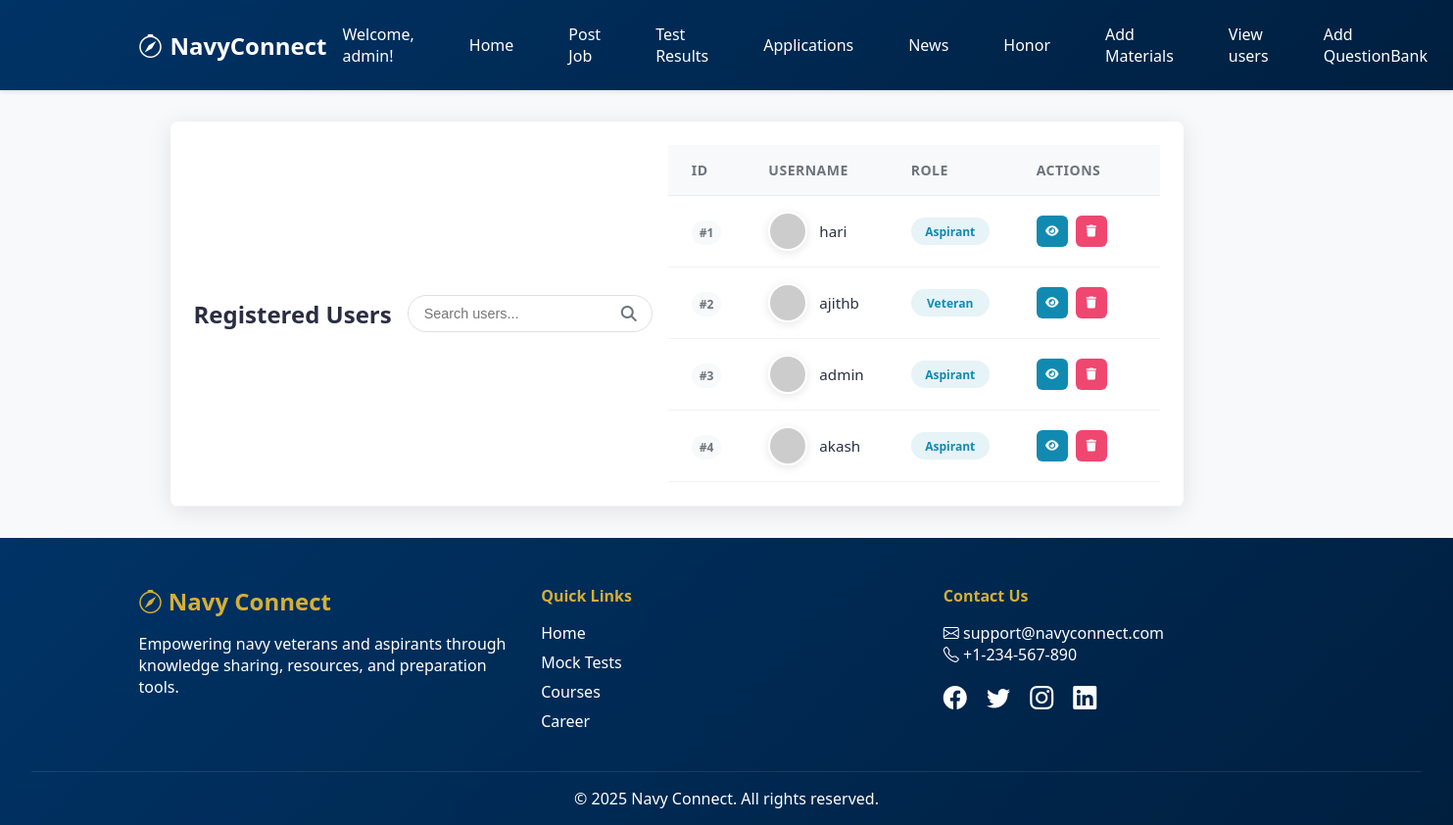
Page /users_list/ (signed in) on the earlier database version.
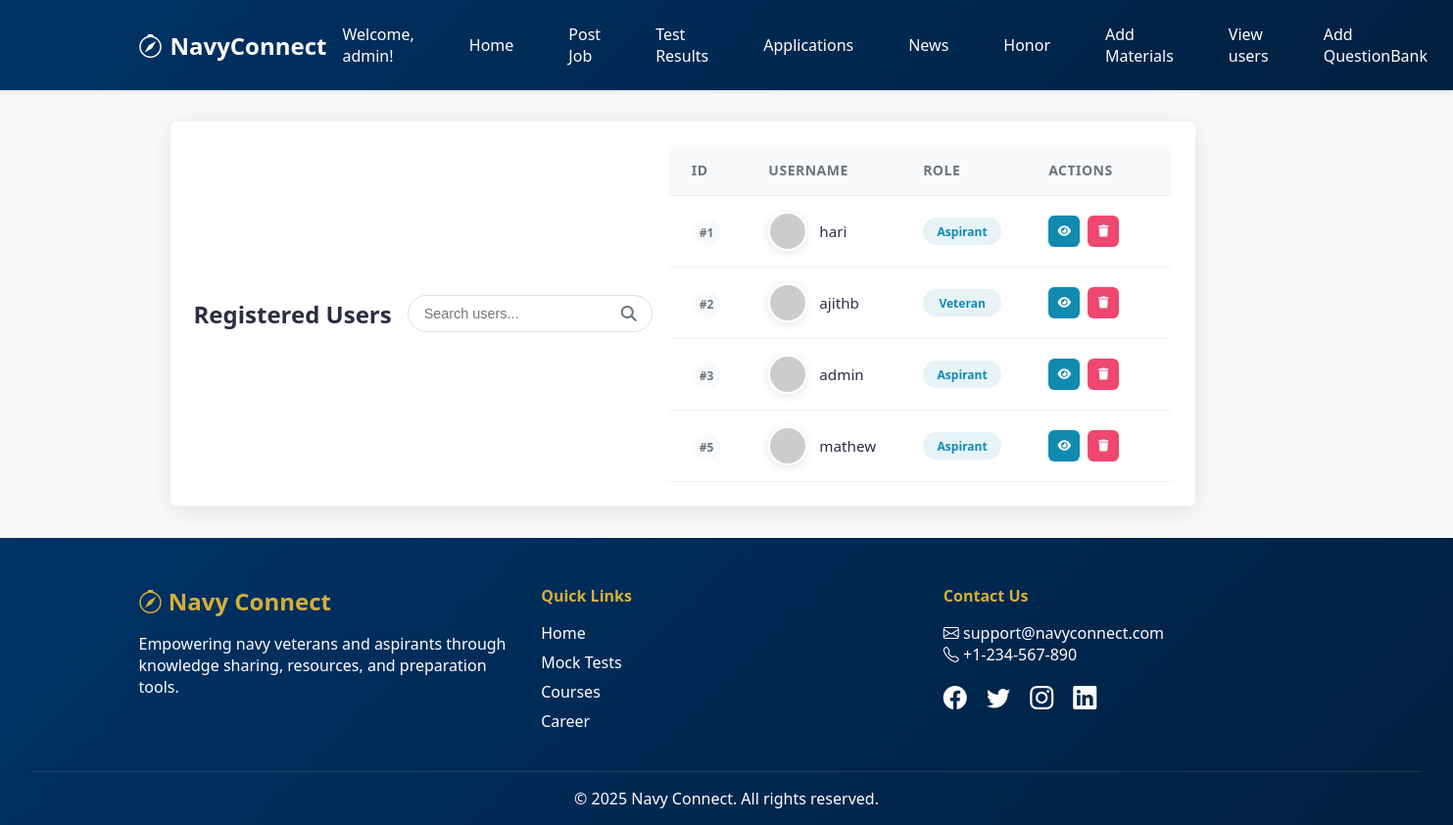
Same page on the later database version.
### core/models.py (models this page shows, shortened)
class CustomUser(AbstractUser):
    ROLE_CHOICES = [
        ('admin', 'Admin'),
        ('veteran', 'Veteran'),
        ('aspirant', 'Aspirant'),
    ]
    role = models.CharField(max_length=10, choices=ROLE_CHOICES, default='aspirant')

### core/views.py (the view)
# urls.py: path("users_list/", views.user_list, name="user_list"),
@staff_member_required
def user_list(request):
    users = User.objects.all()
    return render(request, "users_list.html", {"users": users})

### core/templates/users_list.html (shortened to what this page needs)
{% extends "base.html" %}
{% block content %}
<link rel="stylesheet" href="https://cdnjs.cloudflare.com/ajax/libs/font-awesome/6.4.0/css/all.min.css">
<div class="container">
    <div class="card user-card">
        <div class="card-header">
            <h2>Registered Users</h2>
            <div class="header-actions">
                <div class="search-box">
                    <input type="text" placeholder="Search users..." id="userSearch">
                    <i class="fas fa-search"></i>
        </div>
        <div class="card-body">
            <div class="table-wrapper">
                <table class="user-table">
                    <thead>
                        <tr>
                            <th>ID</th>
                            <th>Username</th>
                            <th>Role</th>
                            <th>Actions</th>
                        </tr>
                    </thead>
                    <tbody>
                        {% for user in users %}
                        <tr>
                            <td><span class="id-badge">#{{ user.id }}</span></td>
                            <td>
                                <div class="user-info">
                                    <div class="avatar">
                                        <img src="https://ui-avatars.com/api/?name={{ user.username }}&background=random" alt="User Avatar">
                                    </div>
                                    <span class="username">{{ user.username }}</span>
                                </div>
                            </td>
                            <td>
                                <span class="role-label {% if user.get_role_display == 'Admin' %}role-admin{% elif user.get_role_display == 'Moderator' %}role-mod{% else %}role-user{% endif %}">
                                    {{ user.get_role_display }}
                                </span>
                            </td>
                            <td class="actions-cell">
                                <div class="action-buttons">
                                    <a href="{% url 'view_profile' user.id %}" class="btn btn-info btn-sm" title="View Profile">
                                        <i class="fas fa-eye"></i>
                                    </a>
                                    <a href="{% url 'delete_user' user.id %}" class="btn btn-danger btn-sm" title="Delete User"
                                       onclick="return confirm('Are you sure you want to delete this user?');">
                                        <i class="fas fa-trash"></i>
                                    </a>
                                </div>
                            </td>
                        </tr>
                        {% endfor %}
                    </tbody>
                </table>
            </div>
        </div>
    </div>
</div>
{% endblock %}

### core/templates/base.html (shortened to what this page needs)
<!DOCTYPE html>
<html lang="en">
<head>
  <link href="https://cdnjs.cloudflare.com/ajax/libs/bootstrap-icons/1.11.1/font/bootstrap-icons.min.css" rel="stylesheet">
</head>
<body>
  <nav class="navbar">
    <div class="container">
      <a href="{% url 'home' %}" class="brand">
        <i class="bi bi-compass"></i>
        NavyConnect
      </a>
      <div class="links">
        {% if user.is_authenticated %}
          <span>Welcome, {{ user.username }}!</span>
          <a href="{% url 'home' %}">Home</a>
          {% if user.role == 'veteran' %}
            <a href="{% url 'veteran_experiences' %}"> Experience</a>
            <a href="{% url 'create_course' %}"> Course</a>
            <a href="{% url 'view_profile' %}">Profile</a>
            <<a href="{% url 'veteran_profile' %}"> Add Profile</a>
            <a href="{% url 'news_list' %}">News</a>
            <a href="{% url 'create_mock_test' %}">Test</a>
            <a href="{% url 'logout' %}">Logout</a>
          {% elif user.is_superuser %}
            <a href="{% url 'post_job' %}">Post Job</a>
        <a href="{% url 'mock_test_results' %}" >Test Results</a>
            <a href="{% url 'applications' %}">Applications</a>
            <a href="{% url 'add_news' %}">News</a>
            <a href="{% url 'post_wall_entry' %}">Honor</a>
            <a href="{% url 'add_study_material' %}">Add Materials</a>
            <a href="{% url 'user_list' %}">View users</a>
            <a href="{% url 'upload_question_bank' %}">Add QuestionBank</a>
          {% else %}
          <a href="{% url 'login' %}">Login</a>
          <a href="{% url 'signup' %}">Signup</a>
          {% endif %}
        {% endif %}
      </div>
    </div>
  </nav>
  <main class="content">
    {% block content %}
    {% endblock %}
  </main>
  <footer class="footer">
    <div class="footer-container">
      <div class="footer-brand">
        <h3><i class="bi bi-compass"></i> Navy Connect</h3>
        <p>Empowering navy veterans and aspirants through knowledge sharing, resources, and preparation tools.</p>
      </div>
      <div class="footer-links">
        <h4>Quick Links</h4>
        <ul>
          <li><a href="{% url 'home' %}">Home</a></li>
          <li><a href="{% url 'mock_test_list' %}">Mock Tests</a></li>
          <li><a href="{% url 'view_course' %}">Courses</a></li>
          <li><a href="{% url 'job_list' %}">Career</a></li>
        </ul>
      </div>
      <div class="footer-contact">
        <h4>Contact Us</h4>
        <p><i class="bi bi-envelope"></i> support@navyconnect.com</p>
        <p><i class="bi bi-telephone"></i> +1-234-567-890</p>
        <div class="footer-socials">
          <a href="#"><i class="bi bi-facebook"></i></a>
          <a href="#"><i class="bi bi-twitter"></i></a>
          <a href="#"><i class="bi bi-instagram"></i></a>
          <a href="#"><i class="bi bi-linkedin"></i></a>
        </div>
      </div>
    </div>
    <div class="footer-bottom">
      <p>&copy; 2025 Navy Connect. All rights reserved.</p>
    </div>
  </footer>
</body>
</html>

Differences in the rows shown:
removed CustomUser: id "4", username "akash", role "Aspirant"
added CustomUser: id "5", username "mathew", role "Aspirant"
